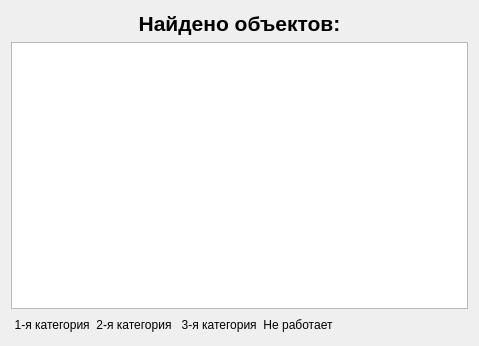
<?xml version="1.0" encoding="UTF-8"?>
<ui version="4.0">
 <class>ResultSearchForm</class>
 <widget class="QDialog" name="ResultSearchForm">
  <property name="geometry">
   <rect>
    <x>0</x>
    <y>0</y>
    <width>479</width>
    <height>346</height>
   </rect>
  </property>
  <property name="windowTitle">
   <string>Dialog</string>
  </property>
  <layout class="QGridLayout" name="gridLayout">
   <item row="0" column="0">
    <widget class="QLabel" name="labelInfo">
     <property name="font">
      <font>
       <pointsize>16</pointsize>
       <bold>true</bold>
      </font>
     </property>
     <property name="text">
      <string>Найдено объектов:</string>
     </property>
     <property name="alignment">
      <set>Qt::AlignCenter</set>
     </property>
    </widget>
   </item>
   <item row="1" column="0">
    <widget class="QTableView" name="tableViewObjects">
     <property name="editTriggers">
      <set>QAbstractItemView::NoEditTriggers</set>
     </property>
     <property name="selectionMode">
      <enum>QAbstractItemView::SingleSelection</enum>
     </property>
     <property name="selectionBehavior">
      <enum>QAbstractItemView::SelectRows</enum>
     </property>
    </widget>
   </item>
   <item row="2" column="0">
    <layout class="QHBoxLayout" name="horizontalLayout">
     <item>
      <widget class="QLabel" name="label_2">
       <property name="styleSheet">
        <string notr="true">background-color: &quot;lightgreen&quot;;</string>
       </property>
       <property name="text">
        <string> 1-я категория</string>
       </property>
       <property name="alignment">
        <set>Qt::AlignCenter</set>
       </property>
      </widget>
     </item>
     <item>
      <widget class="QLabel" name="label_3">
       <property name="styleSheet">
        <string notr="true">background-color: &quot;lightgoldenrodyellow&quot;;</string>
       </property>
       <property name="text">
        <string>2-я категория</string>
       </property>
       <property name="alignment">
        <set>Qt::AlignCenter</set>
       </property>
      </widget>
     </item>
     <item>
      <widget class="QLabel" name="label">
       <property name="styleSheet">
        <string notr="true">background-color: &quot;azure&quot;;</string>
       </property>
       <property name="text">
        <string> 3-я категория</string>
       </property>
       <property name="alignment">
        <set>Qt::AlignCenter</set>
       </property>
      </widget>
     </item>
     <item>
      <widget class="QLabel" name="label_4">
       <property name="styleSheet">
        <string notr="true">background-color: &quot;tomato&quot;;</string>
       </property>
       <property name="text">
        <string>Не работает</string>
       </property>
       <property name="alignment">
        <set>Qt::AlignCenter</set>
       </property>
      </widget>
     </item>
     <item>
      <spacer name="horizontalSpacer">
       <property name="orientation">
        <enum>Qt::Horizontal</enum>
       </property>
       <property name="sizeHint" stdset="0">
        <size>
         <width>40</width>
         <height>20</height>
        </size>
       </property>
      </spacer>
     </item>
    </layout>
   </item>
  </layout>
 </widget>
 <resources/>
 <connections/>
</ui>
